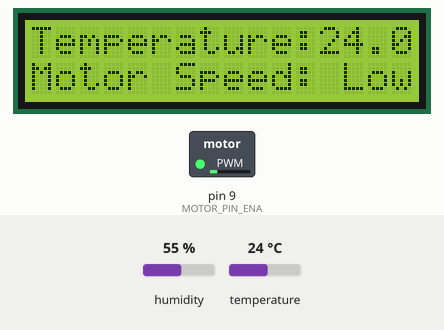
This sketch was run on a simulated Arduino Uno, built with avr-gcc and run on an emulated ATmega328P. On the bench: 16×2 character LCD, switched loads named in the sketch (green lamp = pin HIGH). Inputs (shaded band) come from the test bench; at power-on: temperature 24 °C, humidity 55 %. What the sketch prints to the serial monitor is not drawn.

Above: at 2.7 s.
2.8 s: temperature set to 28 °C
At 4.6 s:
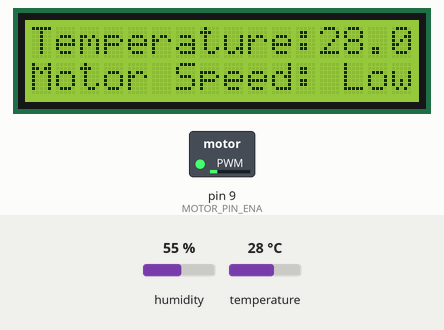
5.8 s: temperature set to 31 °C
At 7.1 s:
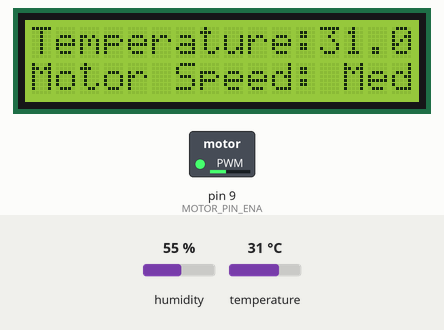
8.8 s: temperature set to 34 °C
At 11.0 s:
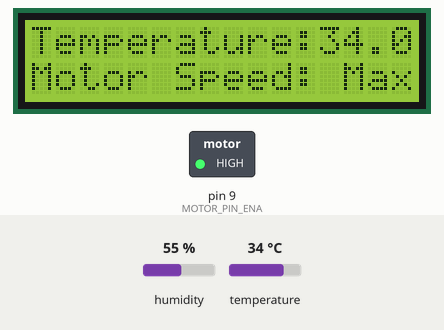
Timing chart, 0 to 12.5 s (numbered marks = the images above; inputs shaded):
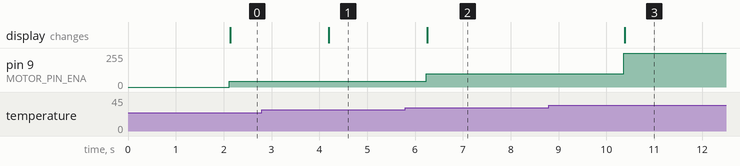

Measured:
- the behaviour switches between 29 and 30 °C on temperature (found by bisection; images 1 and 2)
- the behaviour switches between 32 and 33 °C on temperature (found by bisection; images 2 and 3)
- after the input at 2.8 s, the display: changes after 1.4 s (image 1)
- after the input at 5.8 s, pin 9 (MOTOR_PIN_ENA): 45/255 → 100/255 after 0.44 s; the display: changes after 0.46 s (image 2)
- after the input at 8.8 s, pin 9 (MOTOR_PIN_ENA): 100/255 → 255/255 after 1.6 s; the display: changes after 1.6 s (image 3)

The sketch:

AurdinoConfig.ino
```cpp
#include <Adafruit_Sensor.h> // // This library is already available in the Arduino IDE
#include <DHT.h> // This library is already available in the Arduino IDE
#include <DHT_U.h>// This library is already available in the Arduino IDE

#include <Wire.h>
#include <LiquidCrystal_I2C.h>

#define DHTPIN 7         // DHT11 sensor data pin
#define DHTTYPE DHT11    // DHT sensor type

#define MOTOR_PIN_ENA 9  // Enable pin for motor driver (PWM pin)
#define MOTOR_PIN_IN1 10  // Input pin 1 for motor driver
#define MOTOR_PIN_IN2 11  // Input pin 2 for motor driver

#define TEMPERATURE_THRESHOLD 29
#define TEMPERATURE_THRESHOLD1 32 // Temperature threshold to adjust motor speed

DHT dht(DHTPIN, DHTTYPE);

LiquidCrystal_I2C lcd(0x27, 16, 2);  // Adjust the I2C address if necessary

void setup() {
  Serial.begin(9600);
  dht.begin();

  Wire.begin();
  lcd.begin();  // Initialize the LCD
  lcd.backlight();  // Turn on the backlight
  lcd.setCursor(0, 0);
  lcd.print("Temperature:");
}

void loop() {
  delay(2000); // Delay between readings (adjust as needed)

  float temperature = dht.readTemperature(); // Read temperature in Celsius
  if (isnan(temperature)) {
    Serial.println("{\"error\":\"sensor_failure\"}");
    return;
  }

  // Send JSON format for backend parsing via USB serial
  Serial.print("{\"temperatureCelsius\":");
  Serial.print(temperature, 2);  // 2 decimal places
  Serial.print(",\"totalPeopleCount\":");
  Serial.print(0);  // Set to 0 or add people count sensor
  Serial.println("}");

  lcd.setCursor(0, 1); // Set cursor to the second line
  lcd.print("                "); // Clear the previous motor speed

  // Adjust motor speed based on temperature
  if (temperature > TEMPERATURE_THRESHOLD1) {
    // Increase motor speed
    analogWrite(MOTOR_PIN_ENA, 255);    // Set the motor speed to maximum (255)
    digitalWrite(MOTOR_PIN_IN1, HIGH);  // Set motor direction (forward)
    digitalWrite(MOTOR_PIN_IN2, LOW);
    lcd.setCursor(0, 1);
    lcd.print("Motor Speed: Max");
  }
  else if (temperature > TEMPERATURE_THRESHOLD) {
    // Increase motor speed
    analogWrite(MOTOR_PIN_ENA, 100);    // Set the motor speed to a value (100)
    digitalWrite(MOTOR_PIN_IN1, HIGH);  // Set motor direction (forward)
    digitalWrite(MOTOR_PIN_IN2, LOW);
    lcd.setCursor(0, 1);
    lcd.print("Motor Speed: Med");
  }
  else {
    // Decrease motor speed
    analogWrite(MOTOR_PIN_ENA, 45);    // Set the motor speed to a lower value (45)
    digitalWrite(MOTOR_PIN_IN1, HIGH);  // Set motor direction (forward)
    digitalWrite(MOTOR_PIN_IN2, LOW);
    lcd.setCursor(0, 1);
    lcd.print("Motor Speed: Low");
  }

  lcd.setCursor(12, 0); // Set cursor to the temperature position on the first line
  lcd.print(temperature); // Print temperature
}
```
